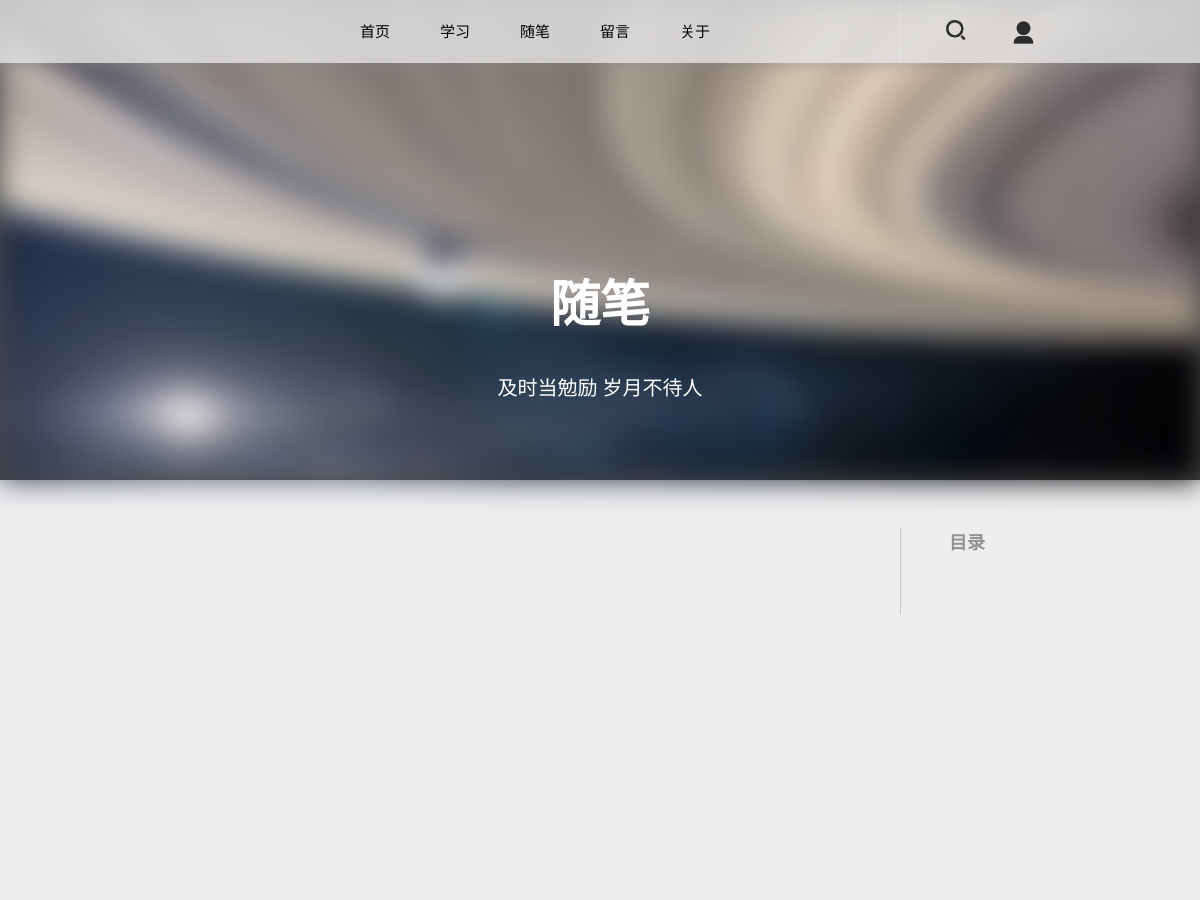
The page /navs/?name=2&page=1 (upper part) on the database as committed earlier.
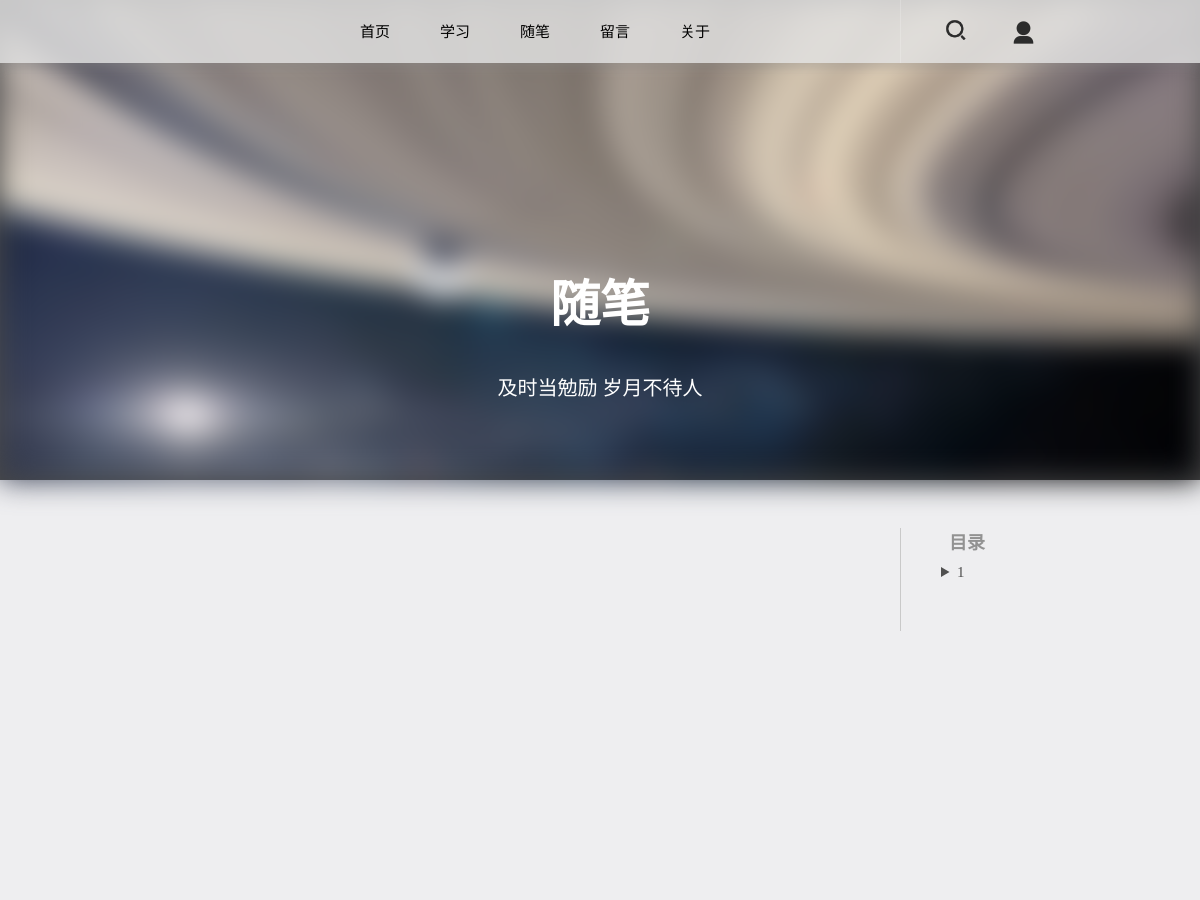
The same page on the database as committed later.
### blog/models.py (models this page shows)
class Section(models.Model):
    id = models.AutoField(primary_key=True)
    name = models.CharField(max_length=20, verbose_name='name', unique=True)
    TreeSum = models.IntegerField(max_length=200, verbose_name='TreeSum', default=0)
    describe = models.CharField(max_length=50, verbose_name='describe', null=True)
    image = models.ImageField('照片', upload_to='uploadimg/', blank=True, null=True)
    parent = models.IntegerField(max_length=200, verbose_name='parent', default=0)

class ArticleSystem(models.Model):
    id = models.AutoField(primary_key=True)
    name = models.CharField(max_length=255, verbose_name='name')
    parent = models.IntegerField(max_length=200, verbose_name='parent', default=0)
    sum = models.IntegerField(max_length=200, verbose_name='sum', default=0)
    level = models.IntegerField(max_length=200, verbose_name='level', default=1)
    section = models.IntegerField(max_length=200, verbose_name='section')

### blog/views.py (the view)
# urls.py: path('navs/', views.navs, name='navs'),
def navs(request):
    dic = {'title': '首页', 'page': 'navs', 'navs': models.Section.objects.all(),
           'mess': models.Remark.objects.all().order_by('-id')[:5], 'messlast': models.Remark.objects.last()}
    if request.user.is_authenticated:
        dic['login'] = True
    else:
        dic['login'] = False
    getsetting(dic)
    if request.method == 'GET':
        name = request.GET['name']
        dic['nownav'] = name
        page = request.GET['page']
        page = int(page)
        left = 9 * page - 9
        right = 9 * page
        dic['last'] = models.ArticleSystem.objects.last()
        dic['sys'] = models.ArticleSystem.objects.filter(section=name)
        dic['title'] = name
        data = models.Section.objects.get(id=name)
        dic['PageData'] = data
        dic['articles'] = models.Article.objects.filter(section=name).order_by('-id')[left:right]
        dic['datas'] = models.Article.objects.filter(section=name)
        lis = []
        for i in range(int(math.ceil(len(dic['datas']) / 9))):
            lis.append(i + 1)
        dic['pages'] = lis
        n = 2
        if len(lis) > 0:
            if page - lis[0] < 2: n = page - lis[0]
            if abs(page - lis[-1]) == 0: n = 4
            if page - lis[-1] == -1: n = 3
            dic['pagenumr'] = lis[-1]
            dic['pagenum'] = page - n
            dic['pagenumk'] = page
        else:
            dic['pagenumr'] = 1
            dic['pagenum'] = 1
            dic['pagenumk'] = 1
    return render(request, 'blog/nav.html', dic)

### blog/views.py (called while the page is built)
def getsetting(dic):
    f = open('static/setting/setting.json', 'r')
    data = f.read()
    data = json.loads(data)
    dic.update(data)
    f.close()

### templates/blog/nav.html (shortened to what this page needs)
{% extends 'blog/base.html' %}
{% block content %}
    <div class="navimage">
        <div style="width: 100%;height: 100%;">
        <img class="navbackimage" src="/static/{{PageData.image}}" style="width: 100%;height: 100%;z-index: 10;object-fit: cover;"></div>
        <div class="navimages">
            <p class="navimagesfont"><b>{{PageData.name}}</b></p>
            <p class="navimagesfont2">{{PageData.describe}}</p>
        </div>
    </div>
    <div class="newArticle">
        <div class="articleBox2">
            <div class="articles">
            </div>
        </div>
        <div class="articlenavs">
            <div class="articlenav">
                <p style="color: rgb(146, 146, 146);font-size: 18px;margin-left:30px;margin-bottom: 10px;"><b>&emsp;目录</b></p>
                {% include 'blog/navspart.html' with key=0 %}
            </div>
        </div>
    </div>
{% endblock %}

### templates/blog/navheader.html (shortened to what this page needs)
<header>
    <div class="headertwo">
        <div class="logo">
            <embed src="/static/svg/logo.svg" width="50" height="50" type="image/svg+xml"  style="margin-top:7px;"/>
        </div>
        <div class="navs">
                <div class="navbox"><a href="/" class="navfont2">首页</a></div>
                <ul class="nav1">
                    {% for nav in navs %}
                    {% if nav.TreeSum == 0 %}
                    {% if nav.parent == 0 %}
                    <div class="navbox"><a href="/navs/?name={{nav.id}}&page=1" class="navfont2">{{nav.name}}</a></div>
                    {% endif %}
                    {% elif nav.TreeSum > 0 %}
                    <li>
                    <div class="navbox"><a href="#" class="navfont2">{{nav.name}}</a></div>
                    </li>
                    {% endif %}
                    {% endfor %}
                </ul>
                <div class="navbox"><a href="/mess/" class="navfont2">留言</a></div>
                <div class="navbox"><a href="/about/" class="navfont2">关于</a></div>
        </div>
        <div class="search">
            <a href="/search/?name="><img src="/static/image/search1.png" alt="" width="30" height="30" style="margin-top:15px;margin-left: 40px;" ></a>
            {% if login == False %}
            <a href="/accounts/login/"><img src="/static/image/loginico1.png" alt="" width="25" height="25" style="margin-top:20px;margin-left: 40px;"></a>
            {% endif %}
        </div>
    </div>
</header>

### templates/blog/navspart.html (shortened to what this page needs)
{% for sy in sys %}
{% if sy.parent == key %}
{% if sy.sum == 0 %}
<details class="navssys">
    <summary class="navssysss">{{sy.name}}</summary>
</details>
{% endif %}
{% endif %}
{% endfor %}

Rows that differ between the two databases and show on the page:
changed Section "随笔": TreeSum 1 → 0 (drawn)
added ArticleSystem: name "1"
